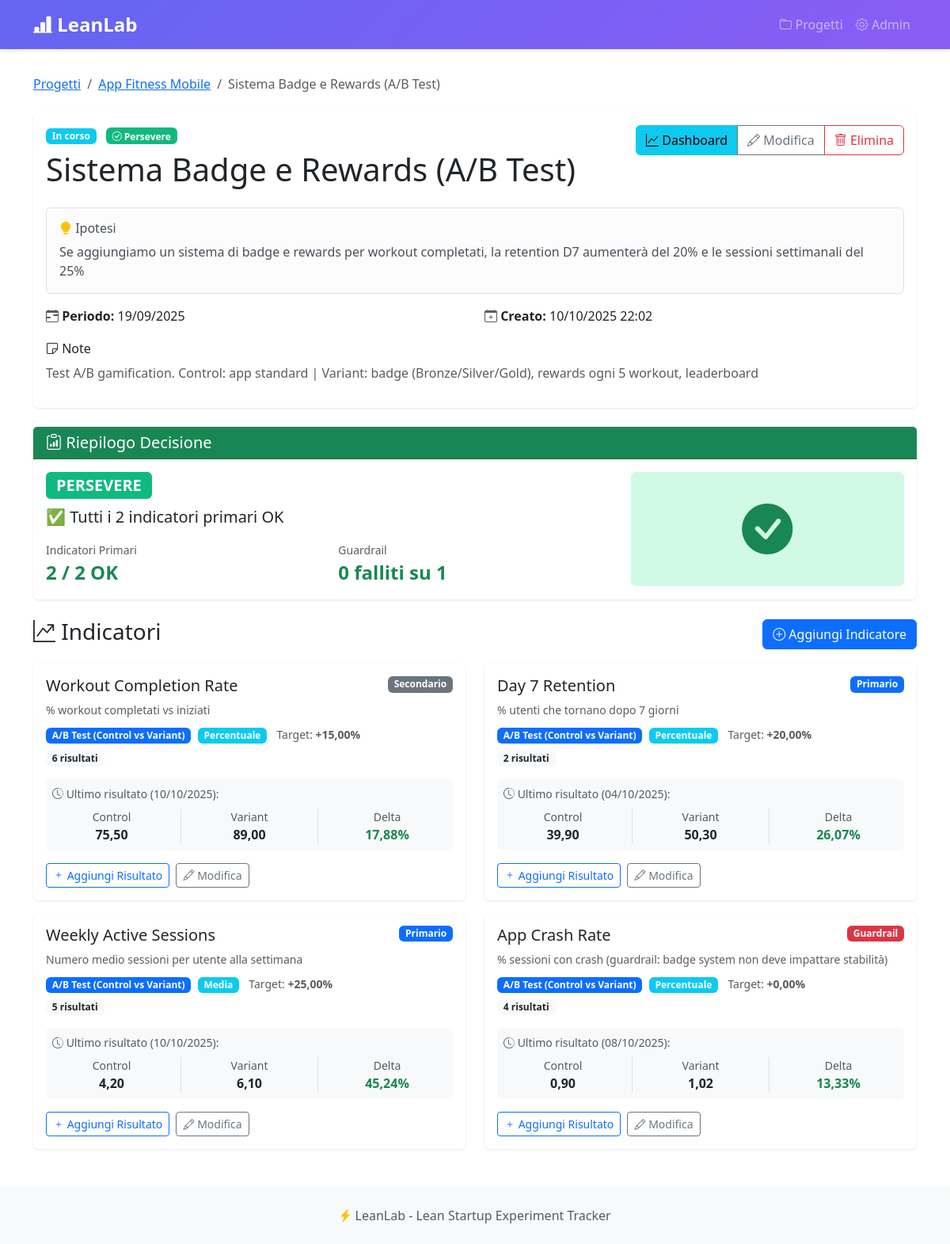
Page /projects/12/experiments/31/ on the earlier database version.
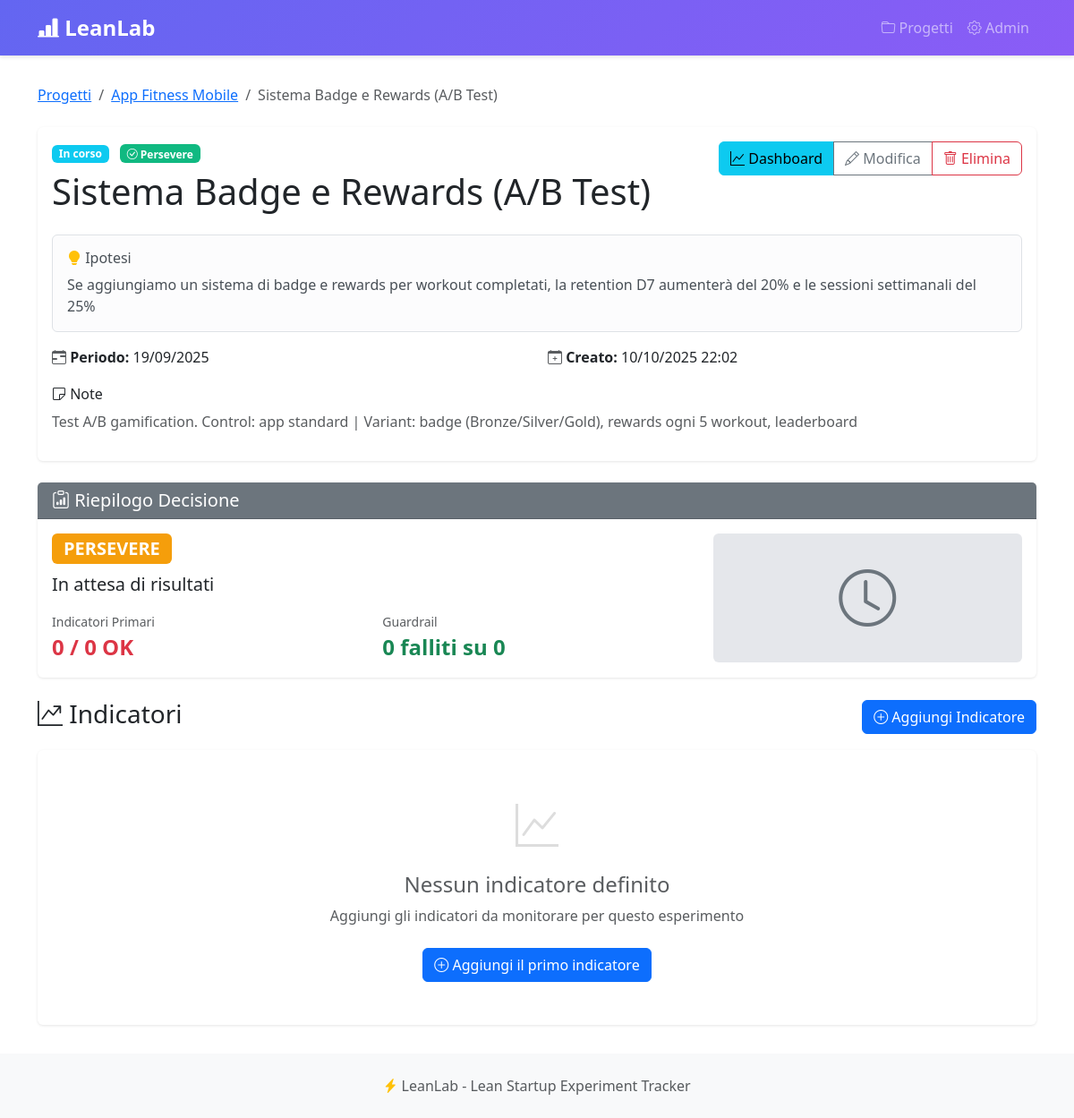
Same page on the later database version.
### metrics/models.py (models this page shows, shortened)
class Indicator(models.Model):
    TYPE_CHOICES = [
        ('percentage', 'Percentuale'),
        ('average', 'Media'),
        ('count', 'Conteggio'),
        ('revenue', 'Revenue'),
    ]
    ROLE_CHOICES = [
        ('primary', 'Primario'),
        ('guardrail', 'Guardrail'),
        ('secondary', 'Secondario'),
    ]
    TEST_TYPE_CHOICES = [
        ('ab_test', 'A/B Test (Control vs Variant)'),
        ('pre_post', 'Pre/Post Test (Before vs After)'),
        ('single', 'Misurazione Singola (Baseline)'),
    ]
    experiment = models.ForeignKey(Experiment, on_delete=models.CASCADE, related_name='indicators')
    name = models.CharField(max_length=200, verbose_name="Nome Indicatore")
    description = models.TextField(blank=True, verbose_name="Descrizione")
    indicator_type = models.CharField(max_length=20, choices=TYPE_CHOICES, default='percentage')
    role = models.CharField(max_length=20, choices=ROLE_CHOICES, default='primary')
    test_type = models.CharField(
        max_length=20,
        choices=TEST_TYPE_CHOICES,
        default='ab_test',
        verbose_name="Tipo di Test",
        help_text="A/B Test per varianti parallele, Pre/Post per before/after, Single per baseline"
    )
    target_uplift = models.DecimalField(
        max_digits=5,
        decimal_places=2,
        help_text="Target % miglioramento (es. 10 per +10%)",
        verbose_name="Target Uplift %"
    )
    bigquery_metric_key = models.CharField(
        max_length=100,
        blank=True,
        help_text="Chiave per recuperare dati da MockBigQueryData (es: completion_rate, retention_d7)",
        verbose_name="Metric Key BigQuery"
    )
    bigquery_query = models.TextField(
        blank=True,
        null=True,
        verbose_name="Query BigQuery SQL",
        help_text="Query SQL completa per calcolare automaticamente i valori. "
                  "Deve restituire le colonne: valore_control, valore_variant, uplift_percentuale (opzionale)"
    )
    created_at = models.DateTimeField(auto_now_add=True)
    class Meta:
        verbose_name = "Indicatore"
        verbose_name_plural = "Indicatori"
        ordering = ['experiment', '-role', 'name']

class Result(models.Model):
    indicator = models.ForeignKey(Indicator, on_delete=models.CASCADE, related_name='results')
    measured_at = models.DateField(verbose_name="Data Misurazione")
    value_control = models.DecimalField(max_digits=12, decimal_places=4, verbose_name="Valore Control")
    value_variant = models.DecimalField(max_digits=12, decimal_places=4, verbose_name="Valore Variant")
    delta_percentage = models.DecimalField(max_digits=8, decimal_places=2, null=True, blank=True, verbose_name="Delta %")
    decision_auto = models.CharField(max_length=20, blank=True, verbose_name="Decisione Auto")
    notes = models.TextField(blank=True, verbose_name="Note")
    created_at = models.DateTimeField(auto_now_add=True)
    class Meta:
        verbose_name = "Risultato"
        verbose_name_plural = "Risultati"
        ordering = ['-measured_at']

### projects/views.py (the view)
# urls.py: path('<int:project_pk>/experiments/<int:pk>/', views.experiment_detail, name='experiment_detail'),
def experiment_detail(request, project_pk, pk):
    project = get_object_or_404(Project, pk=project_pk)
    experiment = get_object_or_404(Experiment, pk=pk, project=project)
    indicators = experiment.indicators.all().prefetch_related('results')
    context = {
        'project': project,
        'experiment': experiment,
        'indicators': indicators,
    }
    return render(request, 'experiment_detail.html', context)

### projects/templates/experiment_detail.html (shortened to what the changed rows need)
{% extends 'base.html' %}
{% block content %}
<div class="card mb-4">
    <div class="card-body">
        <div class="d-flex justify-content-between align-items-start mb-3">
            <div>
                <h1 class="mb-2">
                     {{ experiment.title }}
                </h1>
            </div>
        </div>
    </div>
</div>
{% with summary=experiment.get_decision_summary %}
<div class="card mb-4 border-{% if summary.decision == 'persevere' %}success{% elif summary.decision == 'pivot' %}danger{% else %}secondary{% endif %}">
    <div class="card-body">
        <div class="row align-items-center">
            <div class="col-md-8">
                <h4 class="mb-2">
                    <span class="badge
                        {% if summary.decision == 'persevere' %}badge-persevere
                        {% elif summary.decision == 'pivot' %}badge-pivot
                        {% else %}badge-pending{% endif %} fs-5">
                    </span>
                </h4>
                <p class="mb-3 fs-5">{{ summary.message }}</p>
                <div class="row">
                    <div class="col-6">
                        <small class="text-muted d-block">Indicatori Primari</small>
                        <strong class="fs-4 {% if summary.primary_ok == summary.primary_count and summary.primary_count > 0 %}text-success{% else %}text-danger{% endif %}">
                            {{ summary.primary_ok }} / {{ summary.primary_count }} OK
                        </strong>
                    </div>
                    <div class="col-6">
                        <small class="text-muted d-block">Guardrail</small>
                        <strong class="fs-4 {% if summary.guardrail_failed == 0 %}text-success{% else %}text-danger{% endif %}">
                            {{ summary.guardrail_failed }} falliti su {{ summary.guardrail_count }}
                        </strong>
                    </div>
                </div>
            </div>
            <div class="col-md-4 text-center">
                <div class="p-4 rounded" style="background: {% if summary.decision == 'persevere' %}#d1fae5{% elif summary.decision == 'pivot' %}#fee2e2{% else %}#e5e7eb{% endif %}">
                    <i class="bi {% if summary.decision == 'persevere' %}bi-check-circle-fill text-success{% elif summary.decision == 'pivot' %}bi-x-circle-fill text-danger{% else %}bi-clock text-secondary{% endif %}"
                       style="font-size: 4rem;"></i>
                </div>
            </div>
        </div>
    </div>
</div>
{% endwith %}
{% if indicators %}
<div class="row">
    {% for indicator in indicators %}
    <div class="col-md-6 mb-3">
        <div class="card h-100">
            <div class="card-body">
                <div class="d-flex justify-content-between align-items-start mb-2">
                    <h5 class="card-title mb-0">{{ indicator.name }}</h5>
                    <span class="badge
                        {% if indicator.role == 'primary' %}bg-primary
                        {% elif indicator.role == 'guardrail' %}bg-danger
                        {% else %}bg-secondary{% endif %}">
                        {{ indicator.get_role_display }}
                    </span>
                </div>
                <p class="text-muted small mb-2">
                    {{ indicator.description|default:"Nessuna descrizione" }}
                </p>
                <div class="mt-2">
                    <span class="badge
                        {% if indicator.test_type == 'ab_test' %}bg-primary
                        {% elif indicator.test_type == 'pre_post' %}bg-info
                        {% else %}bg-secondary{% endif %}"
                        style="font-size: 0.75rem;">
                        {{ indicator.get_test_type_display }}
                    </span>
                    <span class="badge bg-info ms-1" style="font-size: 0.75rem;">
                        {{ indicator.get_indicator_type_display }}
                    </span>
                    {% if indicator.test_type == 'single' %}
                        {% if indicator.target_uplift > 0 %}
                        <small class="text-muted ms-2">
                            Target: <strong>{{ indicator.target_uplift|floatformat:2 }}</strong>
                        </small>
                        {% endif %}
                    {% else %}
                    <small class="text-muted ms-2">
                        Target: <strong>+{{ indicator.target_uplift }}%</strong>
                    </small>
                    {% endif %}
                </div>
                <div class="d-flex justify-content-between align-items-center mt-2">
                    <span class="badge bg-light text-dark">
                        {{ indicator.results.count }} risultati
                    </span>
                </div>
                {% with indicator.results.first as last_result %}
                {% if last_result %}
                    {% if indicator.test_type == 'single' %}
                    <div class="mt-3 p-3 rounded" style="background: linear-gradient(135deg, #f3f4f6 0%, #e5e7eb 100%); border-left: 4px solid #6366f1;">
                        <div class="row align-items-center">
                            <div class="col-md-4 text-center">
                                <small class="text-muted d-block mb-1">
                                    <i class="bi bi-flag-fill"></i> Baseline
                                </small>
                                <h4 class="text-primary mb-0">{{ last_result.value_control|floatformat:2 }}</h4>
                                <small class="text-muted">{{ last_result.measured_at|date:"d/m/Y" }}</small>
                            </div>
                            {% if indicator.target_uplift > 0 %}
                            <div class="col-md-4 text-center border-start border-end">
                                <small class="text-muted d-block mb-1">
                                    <i class="bi bi-bullseye"></i> Target
                                </small>
                                <h5 class="text-warning mb-0">{{ indicator.target_uplift|floatformat:2 }}</h5>
                                <small class="text-muted">(aspirazionale)</small>
                            </div>
                            <div class="col-md-4 text-center">
                                <small class="text-muted d-block mb-1">
                                    <i class="bi bi-clipboard-data"></i> Gap
                                </small>
                                {% with gap=last_result.get_baseline_gap %}
                                {% if gap >= 0 %}
                                    <h5 class="text-success mb-0">
                                        <i class="bi bi-arrow-up-circle"></i>
                                        +{{ gap|floatformat:2 }}
                                    </h5>
                                    <small class="text-success">Sopra target</small>
                                {% else %}
                                    <h5 class="text-danger mb-0">
                                        <i class="bi bi-arrow-down-circle"></i>
                                        {{ gap|floatformat:2 }}
                                    </h5>
                                    <small class="text-danger">Sotto target</small>
                                {% endif %}
                                {% endwith %}
                            </div>
                            {% else %}
                            <div class="col-md-8 text-center">
                                <div class="alert alert-info mb-0 py-2">
                                    <small>
                                        <i class="bi bi-info-circle"></i>
                                        Baseline di riferimento (no target configurato)
                                    </small>
                                </div>
                            </div>
                            {% endif %}
                        </div>
                    </div>
                    {% else %}
                    <div class="mt-3 p-2 bg-light rounded">
                        <small class="text-muted d-block mb-2">
                            <i class="bi bi-clock-history"></i> Ultimo risultato ({{ last_result.measured_at|date:"d/m/Y" }}):
                        </small>
                        <div class="row">
                            <div class="col-4 text-center">
                                <small class="text-muted d-block">Control</small>
                                <strong>{{ last_result.value_control|floatformat:2 }}</strong>
                            </div>
                            <div class="col-4 text-center border-start border-end">
                                <small class="text-muted d-block">Variant</small>
                                <strong>{{ last_result.value_variant|floatformat:2 }}</strong>
                            </div>
                            <div class="col-4 text-center">
                                <small class="text-muted d-block">Delta</small>
                                <strong class="{% if last_result.delta_percentage >= 0 %}text-success{% else %}text-danger{% endif %}">
                                    {{ last_result.delta_percentage|floatformat:2 }}%
                                </strong>
                            </div>
                        </div>
                    </div>
                    {% endif %}
                {% endif %}
                {% endwith %}
                <div class="mt-3">
                    <a href="{% url 'metrics:result_create' indicator.pk %}" class="btn btn-sm btn-outline-primary me-1">
                        <i class="bi bi-plus"></i> Aggiungi Risultato
                    </a>
                    <a href="{% url 'metrics:indicator_edit' indicator.pk %}" class="btn btn-sm btn-outline-secondary">
                        <i class="bi bi-pencil"></i> Modifica
                    </a>
                </div>
            </div>
        </div>
    </div>
    {% endfor %}
</div>
{% else %}
<div class="card">
    <div class="card-body text-center py-5">
        <i class="bi bi-graph-up" style="font-size: 3rem; color: #ddd;"></i>
        <h4 class="mt-3 text-muted">Nessun indicatore definito</h4>
        <p class="text-muted">Aggiungi gli indicatori da monitorare per questo esperimento</p>
        <a href="{% url 'metrics:indicator_create' experiment.pk %}" class="btn btn-primary mt-2">
            <i class="bi bi-plus-circle"></i> Aggiungi il primo indicatore
        </a>
    </div>
</div>
{% endif %}
{% endblock %}

Differences in the rows shown:
removed Indicator: name "Workout Completion Rate", role "Secondario", description "% workout completati vs iniziati", test_type "A/B Test (Control vs Variant)", indicator_type "Percentuale", target_uplift "15,00", results.count "6", results.first.measured_at "10/10/2025", results.first.value_control "75,50", results.first.value_variant "89,00", results.first.delta_percentage "17,88"
removed Indicator: name "Day 7 Retention", role "Primario", description "% utenti che tornano dopo 7 giorni", test_type "A/B Test (Control vs Variant)", indicator_type "Percentuale", target_uplift "20,00", results.count "2", results.first.measured_at "04/10/2025", results.first.value_control "39,90", results.first.value_variant "50,30", results.first.delta_percentage "26,07"
removed Indicator: name "Weekly Active Sessions", role "Primario", description "Numero medio sessioni per utente alla settimana", test_type "A/B Test (Control vs Variant)", indicator_type "Media", target_uplift "25,00", results.count "5", results.first.measured_at "10/10/2025", results.first.value_control "4,20", results.first.value_variant "6,10", results.first.delta_percentage "45,24"
removed Indicator: name "App Crash Rate", role "Guardrail", description "% sessioni con crash (guardrail: badge system non deve impattare stabilità)", test_type "A/B Test (Control vs Variant)", indicator_type "Percentuale", target_uplift "0,00", results.count "4", results.first.measured_at "08/10/2025", results.first.value_control "0,90", results.first.value_variant "1,02", results.first.delta_percentage "13,33"
Other differences:
{{ summary.message }}: "✅ Tutti i 2 indicatori primari OK" → "In attesa di risultati"
{{ summary.primary_ok }}: "2" → "0"
{{ summary.primary_count }}: "2" → "0"
{{ summary.guardrail_count }}: "1" → "0"
text now shown: "Nessun indicatore definito Aggiungi gli indicatori da monitorare per questo esperimento Aggiungi il primo indicatore"
